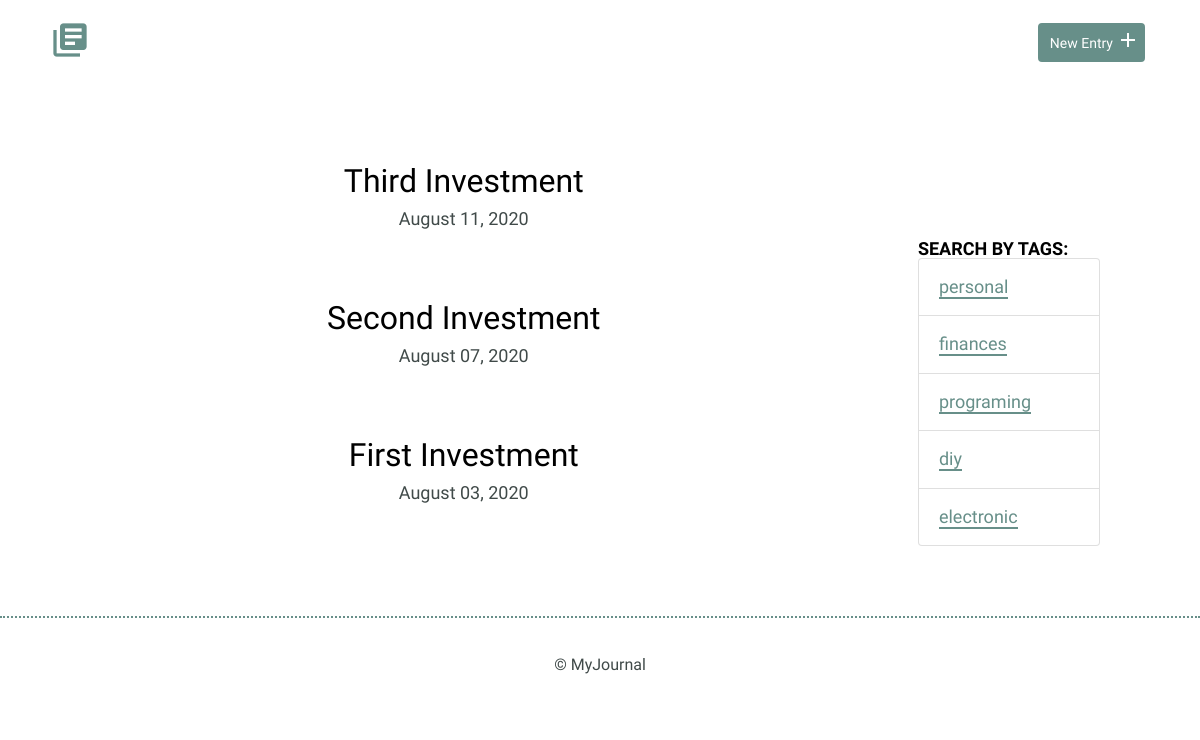
Screenshot of /tags.php?id=2 with the database file from the repository.
### tables this page shows
CREATE TABLE "tags" (
	"id"	INTEGER,
	"tag"	TEXT UNIQUE,
	PRIMARY KEY("id" AUTOINCREMENT)
);

### inc/functions.php (called while the page is built, shortened)
<?php
    function formated_date($date){
        return date("F d, Y ", strtotime($date));
    }
    function get_entries_tag($ID){
        include('connection.php');
        $sql = "SELECT entries.id, entries.title, entries.date FROM entries_tags_relation "
                . 'INNER JOIN entries ON entries_tags_relation.entry_id = entries.id '
                . 'INNER JOIN tags ON entries_tags_relation.tag_id = tags.id '
                . 'WHERE tags.id = ? '
                . 'ORDER BY entries.date DESC';
        try {
            $results = $db -> prepare($sql);
            $results -> bindValue(1, $ID, PDO::PARAM_INT);
            $results -> execute();
        } catch (Exception $e) {
            echo "Error: "  . $e -> getMessage() . '<br/>';
            return array();
        }
        return $results -> fetchAll(PDO::FETCH_ASSOC);
    }
    function get_all_tags(){
        include('connection.php');
        $sql = 'SELECT id, tag FROM tags';
        try {
            $results = $db -> query($sql);
        } catch (Exception $e) {
            echo "Error: "  . $e -> getMessage() . '<br/>';
            return array();
        }
        return $results -> fetchAll(PDO::FETCH_ASSOC);
    }
?>

### tags.php (the view, shortened to what this page needs)
<?php
    require 'inc/functions.php';
    $tag_id = '';
    if (isset($_GET['id'])) {
        $tag_id = filter_input(INPUT_GET, 'id', FILTER_SANITIZE_NUMBER_INT);
    }
    include 'inc/header.php';
?>
    <div class="container row">
        <div class="entry-list single col-8">
            <article>
                <?php
                    foreach ($a = get_entries_tag($tag_id) as $item) {
                        echo '<article><h2>' .
                        '<a href="detail.php?id=' . $item['id'] .'">' . $item['title'] .
                        '</a></h2>' .
                        '<time datetime="' . $item['date'] . '">'. formated_date($item['date']) . '</time>' .
                        '</article>';
                    }
                ?>
            </article>
        </div>
        <div class="entry-list single col-2">
            <article>
                <div class="entry">
                    <h3>Search by Tags:</h3>
                    <ul class="list-group">
                        <?php
                            foreach (get_all_tags() as $item) {
                                echo '<li class="list-group-item">'
                                     . '<a href="tags.php?id=' . $item['id'] .'">' . $item['tag'] .  '</a>'
                                     . '</li>';
                            }
                        ?>
                    </ul>
                </div>
            </article>
        </div>
    </div>
<?php
    include 'inc/footer.php';
?>

### css/site.css (style rules this page uses)
body { font-size: 16px; color: #404a49; font-family: 'Cousine', serif; font-weight: 400; }
.container { margin: 0 auto; padding: 0 25px; }
h1, h2, h3 { margin: 0; font-weight: 400; line-height: 1em; color: #000; }
h2 { font-size: 32px; }
h2 a { text-decoration: none; color: #000; }
h3 { font-size: 18px; font-family: 'Work Sans', serif; font-weight: 600; text-transform: uppercase; }
ul li { line-height: 1.8em; font-size: 18px; }
ul li a { border-bottom: 2px solid #678f89; line-height: 1.8em; color: #678f89; text-decoration: none; }
.entry-list, .edit-entry, .new-entry { max-width: 800px; margin: 0 auto; padding: 70px 0 150px 0; }
.entry-list article { margin-bottom: 70px; text-align: center; }
.entry-list article:last-child { margin-bottom: 0; }
.entry-list article h2 { margin-bottom: 8px; }
.entry-list.single { padding-bottom: 70px; }
.entry-list.single time { font-size: 18px; }
.entry { max-width: 800px; margin: 75px auto 0 auto; text-align: left; }

### rows the page displays
tags: tag "personal"
tags: tag "finances"
tags: tag "programing"
tags: tag "diy"
tags: tag "electronic"

### other values shown
$item['title'] "Third Investment"
formated_date($item['date']) "August 11, 2020"
$item['title'] "Second Investment"
formated_date($item['date']) "August 07, 2020"
$item['title'] "First Investment"
formated_date($item['date']) "August 03, 2020"
